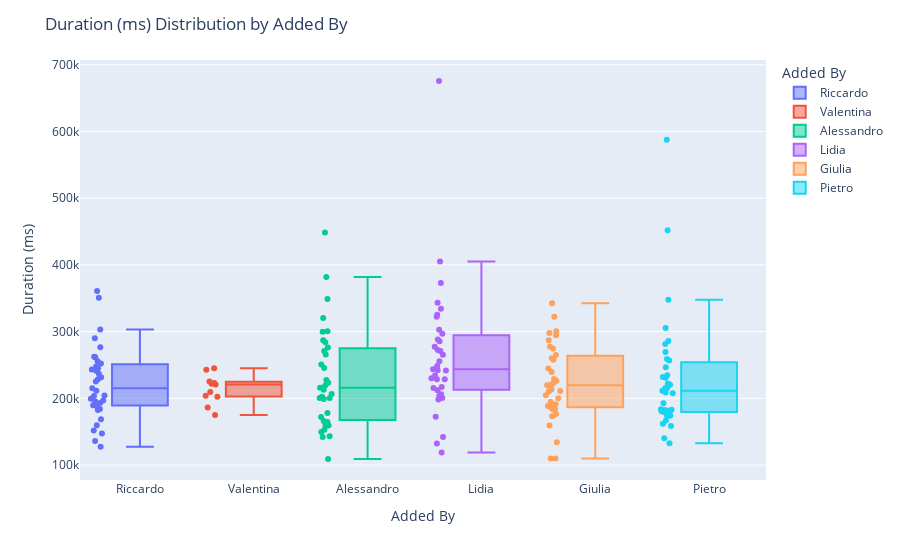

Notebook cell for this chart:
### Code cell
import plotly.express as px

fig = px.box(df, 
             x="Added By", 
             y="Duration (ms)", 
             color="Added By",  # Color each group by Added By
             points="all",
             hover_data=["Artist", "Song"])  # Add Artist and Song to hover

# Optional: Customize the layout
fig.update_layout(
    title=" Duration (ms) Distribution by Added By",
    xaxis_title="Added By",
    yaxis_title=" Duration (ms)"
)

fig.show()

### Figure 1 — Plotly figure (JSON) as saved in the notebook; plotly's stock layout.template omitted (floating-point values rounded to 4 significant figures)
{"data": [{"alignmentgroup": "True", "boxpoints": "all", "customdata": [["ATB", "9 PM (Till I Come) - Radio Edit"], ["Ardian Bujupi,Capital T", "ANDIAMO"], ["Marvin Gaye,Tammi Terrell", "Ain't No Mountain High Enough"], ["Eyedress", "Cocaine Sunday"], ["L I M", "Comet"], ["BLACKPINK", "DDU-DU DDU-DU"], ["Shahram Shabpareh", "Doomad"], ["Freur", "Doot Doot"], ["Kanye West", "Father Stretch My Hands Pt. 1"], ["Sia", "Fire Meet Gasoline"], ["Major Lazer,Amber of Dirty Projectors", "Get Free"], ["Lea Rue,Broiler", "I Can't Say No! - Broiler Remix"], ["Disclosure,Sam Smith", "Latch"], ["George Michael", "One More Try - Remastered"], ["Kali Uchis", "Ridin Round"], ["Travis Scott,GloRilla", "SHYNE"], ["Anri", "SHYNESS BOY"], ["Flume,Tove Lo", "Say It"], ["Mara Sattei", "Scusa - prod. thasup"], ["Earth, Wind & Fire", "September"], ["The Chords", "Sh-Boom"], ["Robin S", "Show Me Love"], ["Club Dogo", "Spacco Tutto"], ["Blank Banshee", "Spirit Season"], ["Edward Maya,Vika Jigulina", "Stereo Love"], ["Thirty Seconds To Mars", "The Kill"], ["Jack Ü,Skrillex,Diplo,Aluna,AlunaGeorge", "To Ü (feat. AlunaGeorge)"], ["Daler Mehndi", "Tunak Tunak Tun"], ["bôa", "Twilight"], ["i cani", "Una cosa stupida"], ["CAZZETTE", "Weapon"], ["Yung Bae,Macross 82-99", "Welcome To The Disco"], ["GAYLE", "abcdefu (angrier)"], ["Moya Mishel", "Зима в сердце"], ["Molchat Doma", "Тоска"]], "hovertemplate": "Added By=%{x}<br>Duration (ms)=%{y}<br>Artist=%{customdata[0]}<br>Song=%{customdata[1]}<extra></extra>", "legendgroup": "Riccardo", "marker": {"color": "#636efa"}, "name": "Riccardo", "notched": false, "offsetgroup": "Riccardo", "orientation": "v", "showlegend": true, "type": "box", "x": ["Riccardo", "Riccardo", "Riccardo", "Riccardo", "Riccardo", "Riccardo", "Riccardo", "Riccardo", "Riccardo", "Riccardo", "Riccardo", "Riccardo", "Riccardo", "Riccardo", "Riccardo", "Riccardo", "Riccardo", "Riccardo", "Riccardo", "Riccardo", "Riccardo", "Riccardo", "Riccardo", "Riccardo", "Riccardo", "Riccardo", "Riccardo", "Riccardo", "Riccardo", "Riccardo", "Riccardo", "Riccardo", "Riccardo", "Riccardo", "Riccardo"], "x0": " ", "xaxis": "x", "y": [199520, 184000, 151666, 168739, 261795, 211350, 360866, 243200, 135920, 241493, 289973, 204375, 255631, 350680, 276500, 193183, 196666, 262521, 182726, 215093, 147320, 252106, 225320, 127619, 247614, 231533, 237000, 303133, 228800, 203400, 189731, 195274, 159836, 245187, 189003], "y0": " ", "yaxis": "y"}, {"alignmentgroup": "True", "boxpoints": "all", "customdata": [["Doechii,JT", "Alter Ego (with JT)"], ["Jungle", "Back On 74"], ["Jonas Brothers", "Burnin' Up"], ["Gorillaz,Shaun Ryder,Roses Gabor", "DARE (feat. Shaun Ryder & Roses Gabor)"], ["Backstreet Boys", "Everybody (Backstreet's Back) - Radio Edit"], ["M¥SS KETA", "GIOVANNA HARDCORE"], ["Anastacia", "I'm Outta Love"], ["Avril Lavigne", "I'm with You"], ["The 1975", "Love Me"], ["Lady Gaga,Beyoncé", "Telephone"], ["Caroline Polachek,Charli xcx,George Daniel", "Welcome To My Island - George Daniel & Charli XCX Remix"]], "hovertemplate": "Added By=%{x}<br>Duration (ms)=%{y}<br>Artist=%{customdata[0]}<br>Song=%{customdata[1]}<extra></extra>", "legendgroup": "Valentina", "marker": {"color": "#EF553B"}, "name": "Valentina", "notched": false, "offsetgroup": "Valentina", "orientation": "v", "showlegend": true, "type": "box", "x": ["Valentina", "Valentina", "Valentina", "Valentina", "Valentina", "Valentina", "Valentina", "Valentina", "Valentina", "Valentina", "Valentina"], "x0": " ", "xaxis": "x", "y": [204094, 209482, 175093, 244999, 225360, 186190, 242960, 223066, 222039, 220626, 202494], "y0": " ", "yaxis": "y"}, {"alignmentgroup": "True", "boxpoints": "all", "customdata": [["Alfa Mist,Bongeziwe Mabandla", "Apho"], ["ROSALÍA", "BIZCOCHITO"], ["Deftones", "Be Quiet and Drive (Far Away)"], ["Fleet Foxes", "Blue Ridge Mountains"], ["Public Enemy,Benny Benassi", "Bring the Noise"], ["Weezer", "Buddy Holly"], ["Caroline Polachek", "Dang"], ["Fred again..,Delilah Montagu", "Delilah (pull me out of this)"], ["Jane Remover", "Experimental Skin"], ["Korn", "Falling Away from Me"], ["Porcupine Tree", "Fear Of A Blank Planet - 2024 Remaster"], ["Franco Battiato,Abdul Halim Sabra", "Fogh In Nakhal - 2008 Remaster"], ["KIDS SEE GHOSTS,Ty Dolla $ign", "Freeee (Ghost Town Pt. 2)"], ["Lily Allen", "Fuck You"], ["Charli xcx,Billie Eilish", "Guess featuring billie eilish"], ["The Smiths", "Heaven Knows I'm Miserable Now - 2011 Remaster"], ["PinkPantheress", "Illegal"], ["Neutral Milk Hotel", "In the Aeroplane Over the Sea"], ["Arca,ROSALÍA", "KLK"], ["The Last Shadow Puppets", "Les Cactus"], ["The Smashing Pumpkins", "Mayonaise - 2011 Remaster"], ["Turnstile", "NEVER ENOUGH"], ["Édith Piaf", "Non, je ne regrette rien"], ["Fontaines D.C.", "Oh Such A Spring"], ["Gilberto Gil", "Pega a Voga, Cabeludo"], ["Arca", "Riquiquí"], ["Troye Sivan,PinkPantheress,Hyunjin", "Rush (feat. PinkPantheress & Hyunjin of Stray Kids)"], ["Joey Valence & Brae,Rebecca Black", "SEE U DANCE (feat. Rebecca Black)"], ["Beach House", "Space Song"], ["Bon Iver", "THINGS BEHIND THINGS BEHIND THINGS"], ["COBRAH,VTSS,MCR-T", "TITS, LIPS, HIPS, KISS (10/10 Remix)"], ["TOOL", "The Pot"], ["Verdena", "Un Blu Sincero"], ["Magdalena Bay", "Watching T.V."], ["Bob Sinclar,Steve Edwards", "World Hold On (Children of the Sky) - Radio Edit"]], "hovertemplate": "Added By=%{x}<br>Duration (ms)=%{y}<br>Artist=%{customdata[0]}<br>Song=%{customdata[1]}<extra></extra>", "legendgroup": "Alessandro", "marker": {"color": "#00cc96"}, "name": "Alessandro", "notched": false, "offsetgroup": "Alessandro", "orientation": "v", "showlegend": true, "type": "box", "x": ["Alessandro", "Alessandro", "Alessandro", "Alessandro", "Alessandro", "Alessandro", "Alessandro", "Alessandro", "Alessandro", "Alessandro", "Alessandro", "Alessandro", "Alessandro", "Alessandro", "Alessandro", "Alessandro", "Alessandro", "Alessandro", "Alessandro", "Alessandro", "Alessandro", "Alessandro", "Alessandro", "Alessandro", "Alessandro", "Alessandro", "Alessandro", "Alessandro", "Alessandro", "Alessandro", "Alessandro", "Alessandro", "Alessandro", "Alessandro", "Alessandro"], "x0": " ", "xaxis": "x", "y": [178173, 109120, 299866, 265773, 223386, 159226, 164514, 250702, 300445, 270920, 448533, 213040, 206605, 219893, 143330, 215760, 149666, 202346, 227401, 200673, 348773, 287159, 142280, 152853, 284000, 159621, 172151, 166177, 320466, 200589, 216533, 381946, 276400, 245413, 199194], "y0": " ", "yaxis": "y"}, {"alignmentgroup": "True", "boxpoints": "all", "customdata": [["Lady Gaga", "Applause"], ["AC/DC", "Back In Black"], ["Depeche Mode", "Black Celebration"], ["Type O Negative", "Black No. 1 (Little Miss Scare -All)"], ["Dead by April", "Breaking Point"], ["Type O Negative", "Cinnamon Girl"], ["Casey Edwards", "Devil Trigger"], ["Basshunter", "DotA - Radio Edit"], ["O-Zone", "Dragostea din tei"], ["Depeche Mode", "Enjoy the Silence"], ["Metallica", "Enter Sandman - Radio Edit"], ["Vintage,Bedanokov,Люай", "Eva (Kavkaz remix)"], ["Blue Foundation", "Eyes on Fire"], ["Sonata Arctica", "Fade to Black"], ["Dead by April", "I Can't Breathe"], ["Lacuna Coil", "I Wish You Were Dead"], ["Datura,U.S.U.R.A.", "Infinity"], ["Type O Negative", "Kill All the White People"], ["Killing Joke", "Love Like Blood"], ["Eternxlkz", "Montagem Nada Tropica"], ["STARSET", "My Demons"], ["Type O Negative", "My Girlfriend's Girlfriend"], ["Sonata Arctica", "My Land"], ["Ciara", "Paint It, Black"], ["cassö,RAYE,D-Block Europe", "Prada"], ["Within Temptation,Anders Friden", "Raise Your Banner"], ["Rihanna", "S&M"], ["Bizarrap,Shakira", "Shakira: Bzrp Music Sessions, Vol. 53"], ["Rammstein", "Sonne"], ["Nightwish", "Storytime"], ["Dead by April", "Swarm Mode"], ["Maroon 5", "This Love"], ["Green Day", "Wake Me up When September Ends"], ["Five Finger Death Punch", "War is the Answer"], ["Five Finger Death Punch", "Wrong Side of Heaven"]], "hovertemplate": "Added By=%{x}<br>Duration (ms)=%{y}<br>Artist=%{customdata[0]}<br>Song=%{customdata[1]}<extra></extra>", "legendgroup": "Lidia", "marker": {"color": "#ab63fa"}, "name": "Lidia", "notched": false, "offsetgroup": "Lidia", "orientation": "v", "showlegend": true, "type": "box", "x": ["Lidia", "Lidia", "Lidia", "Lidia", "Lidia", "Lidia", "Lidia", "Lidia", "Lidia", "Lidia", "Lidia", "Lidia", "Lidia", "Lidia", "Lidia", "Lidia", "Lidia", "Lidia", "Lidia", "Lidia", "Lidia", "Lidia", "Lidia", "Lidia", "Lidia", "Lidia", "Lidia", "Lidia", "Lidia", "Lidia", "Lidia", "Lidia", "Lidia", "Lidia", "Lidia"], "x0": " ", "xaxis": "x", "y": [212333, 255493, 296693, 675653, 228666, 248333, 405299, 200560, 215386, 372826, 242080, 142080, 302826, 343160, 241853, 172280, 325400, 204040, 265466, 119013, 288036, 228826, 277266, 234146, 132359, 334360, 243533, 217133, 272440, 322280, 230283, 206200, 285653, 198320, 271000], "y0": " ", "yaxis": "y"}, {"alignmentgroup": "True", "boxpoints": "all", "customdata": [["Hannah Holgersson", "Ave Maria - Schubert"], ["Lady Gaga", "Bad Romance"], ["Nicki Minaj,Ice Spice,Aqua", "Barbie World (with Aqua) [From Barbie The Album]"], ["The Weeknd", "Blinding Lights"], ["Lady Gaga", "Bloody Mary"], ["Glee Cast", "Bust Your Windows"], ["Lana Del Rey", "Cinnamon Girl"], ["Dua Lipa", "Dance The Night - From Barbie The Album"], ["Indila", "Dernière danse"], ["Djo", "End of Beginning"], ["Bruno Mars", "Finesse"], ["PSY", "Gangnam Style (강남스타일)"], ["Daft Punk", "Harder, Better, Faster, Stronger"], ["Shakira,Wyclef Jean", "Hips Don't Lie (feat. Wyclef Jean)"], ["Dua Lipa", "Houdini"], ["Anne Hathaway", "I Dreamed A Dream - From  Les Misérables "], ["Elton John", "I'm Still Standing"], ["Master KG,Nomcebo Zikode", "Jerusalema (feat. Nomcebo Zikode)"], ["Taylor Swift", "Karma"], ["Christina Aguilera,Lil' Kim,Mýa,P!nk", "Lady Marmalade - From  Moulin Rouge  Soundtrack"], ["Las Divinas", "Las Divinas"], ["Meghan Trainor", "Made You Look"], ["Chappell Roan", "My Kink Is Karma"], ["Rio Romeo", "Nothing's New"], ["Chappell Roan", "Pink Pony Club"], ["Zach Bryan", "Pink Skies"], ["James Blunt", "Postcards"], ["Whitney Houston", "Queen of the Night - Radio Edit"], ["Nicki Minaj", "Starships"], ["Meryl Streep", "The Winner Takes It All - From  Mamma Mia! "], ["Spice Girls", "Wannabe"], ["Ariana Grande,Cynthia Erivo", "What Is This Feeling?"], ["Beyoncé", "YA YA"], ["Taylor Swift", "cardigan"], ["girl in red", "we fell in love in october"]], "hovertemplate": "Added By=%{x}<br>Duration (ms)=%{y}<br>Artist=%{customdata[0]}<br>Song=%{customdata[1]}<extra></extra>", "legendgroup": "Giulia", "marker": {"color": "#FFA15A"}, "name": "Giulia", "notched": false, "offsetgroup": "Giulia", "orientation": "v", "showlegend": true, "type": "box", "x": ["Giulia", "Giulia", "Giulia", "Giulia", "Giulia", "Giulia", "Giulia", "Giulia", "Giulia", "Giulia", "Giulia", "Giulia", "Giulia", "Giulia", "Giulia", "Giulia", "Giulia", "Giulia", "Giulia", "Giulia", "Giulia", "Giulia", "Giulia", "Giulia", "Giulia", "Giulia", "Giulia", "Giulia", "Giulia", "Giulia", "Giulia", "Giulia", "Giulia", "Giulia", "Giulia"], "x0": " ", "xaxis": "x", "y": [322320, 294573, 109750, 200040, 244760, 260133, 300683, 176579, 213493, 159245, 191000, 219493, 226413, 220360, 185917, 277533, 183440, 342612, 204852, 264893, 110053, 134256, 222578, 211000, 258034, 194920, 286973, 188600, 210626, 297933, 173026, 228947, 274766, 239560, 184153], "y0": " ", "yaxis": "y"}, {"alignmentgroup": "True", "boxpoints": "all", "customdata": [["Lambrini Girls", "Big Dick Energy"], ["Tyler, The Creator,Pharrell Williams", "Big Poe (feat. Sk8brd)"], ["Limp Bizkit", "Break Stuff"], ["Denzel Curry", "Bulls on Parade - triple j Like A Version"], ["Verdena", "Crystal Ball"], ["Sting,Cheb Mami", "Desert Rose"], ["Hemant Kumar", "Ei Raat Tomar Amar"], ["Crizin da Z.O.", "Festa da Carne"], ["System Of A Down", "Fuck the System"], ["Type O Negative", "Green Man"], ["Booker T. & the M.G.'s", "Green Onions - 2022 Remaster"], ["Puscifer", "Green Valley"], ["YUNGBLUD", "Idols Pt. I"], ["Franco Battiato", "Impressioni di settembre"], ["Venamoris,Dave Lombardo", "In the Shadows"], ["The Parlor Mob", "Into the Sun"], ["Manu Chao", "La vie à 2"], ["Dalila Kayros", "Leviatan"], ["Fergie", "M.I.L.F. $"], ["Nelly Furtado", "Maneater"], ["Les Claypool", "Mushroom Men"], ["Bodam Project,Pierpaolo Capovilla", "Niente - Radio Edit"], ["Skiantos", "Non farò mai quello che vuoi"], ["Slipknot", "People = Shit"], ["Honningbarna", "Schäfer"], ["Type O Negative", "September Sun"], ["Within Temptation", "Summertime Sadness"], ["Faith No More", "The Gentle Art of Making Enemies - 2016 Remaster"], ["Nelly Furtado", "The Grass Is Green"], ["Puscifer", "The Humbling River"], ["Red Hot Chili Peppers", "The Longest Wave"], ["Franco Battiato,Carmen Consoli", "Tutto L'Universo Obbedisce All'Amore"], ["Vinicio Capossela", "Utrennyaya gimnastika"], ["Rothadás", "Vértükör"], ["Within Temptation", "Wireless"]], "hovertemplate": "Added By=%{x}<br>Duration (ms)=%{y}<br>Artist=%{customdata[0]}<br>Song=%{customdata[1]}<extra></extra>", "legendgroup": "Pietro", "marker": {"color": "#19d3f3"}, "name": "Pietro", "notched": false, "offsetgroup": "Pietro", "orientation": "v", "showlegend": true, "type": "box", "x": ["Pietro", "Pietro", "Pietro", "Pietro", "Pietro", "Pietro", "Pietro", "Pietro", "Pietro", "Pietro", "Pietro", "Pietro", "Pietro", "Pietro", "Pietro", "Pietro", "Pietro", "Pietro", "Pietro", "Pietro", "Pietro", "Pietro", "Pietro", "Pietro", "Pietro", "Pietro", "Pietro", "Pietro", "Pietro", "Pietro", "Pietro", "Pietro", "Pietro", "Pietro", "Pietro"], "x0": " ", "xaxis": "x", "y": [256799, 182401, 166706, 269485, 174026, 285960, 181426, 177626, 132733, 347960, 174282, 234826, 215477, 220560, 232093, 183826, 180573, 179000, 162033, 258893, 192693, 222419, 182786, 215600, 140373, 587671, 246720, 208706, 230720, 305520, 211520, 207653, 158626, 452134, 281380], "y0": " ", "yaxis": "y"}], "layout": {"boxmode": "overlay", "legend": {"title": {"text": "Added By"}, "tracegroupgap": 0}, "margin": {"t": 60}, "title": {"text": " Duration (ms) Distribution by Added By"}, "xaxis": {"anchor": "y", "categoryarray": ["Riccardo", "Valentina", "Alessandro", "Lidia", "Giulia", "Pietro"], "categoryorder": "array", "domain": [0, 1], "title": {"text": "Added By"}}, "yaxis": {"anchor": "x", "domain": [0, 1], "title": {"text": " Duration (ms)"}}}}
